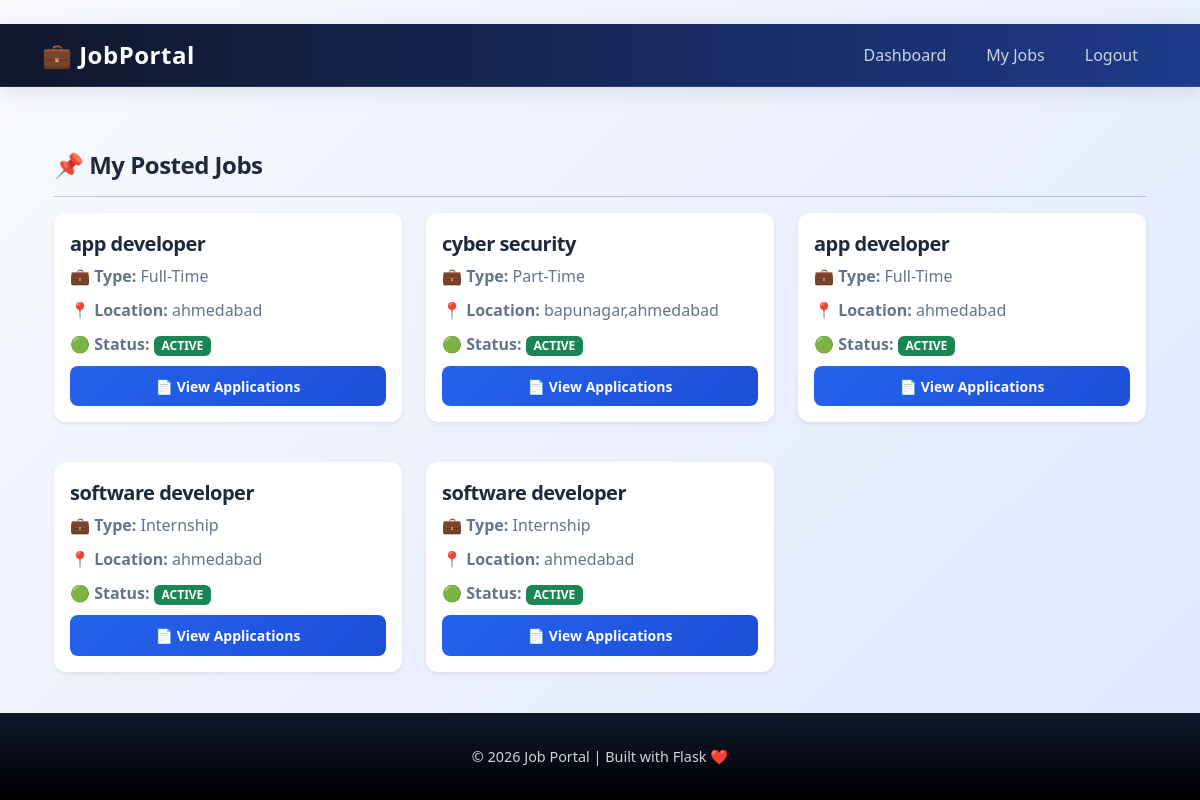
Page /company/company/my-jobs (signed in) on the committed database.
### app/models/job_post.py (models this page shows, shortened)
class Job(db.Model):
    __tablename__ = "jobs"
    id = db.Column(db.Integer, primary_key=True)
    company_id = db.Column(
        db.Integer,
        db.ForeignKey("companies.id", ondelete="CASCADE"),
        nullable=False
    )
    job_title = db.Column(db.String(150), nullable=False)
    job_type = db.Column(db.String(50), nullable=False)
    work_mode = db.Column(db.String(50), nullable=False)
    location = db.Column(db.String(100))
    experience = db.Column(db.String(50))
    education = db.Column(db.String(100))
    skills = db.Column(db.Text)
    description = db.Column(db.Text)
    salary = db.Column(db.String(50))
    openings = db.Column(db.Integer, default=1)
    selection_process = db.Column(db.Text)
    deadline = db.Column(db.Date)
    status = db.Column(
        db.String(20),
        default="ACTIVE",
        nullable=False
    )
    created_at = db.Column(
        db.DateTime,
        default=datetime.utcnow,
        nullable=False
    )
    company = db.relationship(
        "Company",
        backref=db.backref("jobs", lazy=True),
        passive_deletes=True
    )

### app/routes/company.py (the view)
@company_bp.route("/company/my-jobs")
def company_my_jobs():
    if "company_id" not in session:
        return redirect(url_for("company.company_login"))
    company_id = session["company_id"]
    jobs = Job.query.filter_by(company_id=company_id).order_by(Job.created_at.desc()).all()
    return render_template(
        "company/my_jobs.html",
        jobs=jobs
    )

### templates/company/my_jobs.html (shortened to what this page needs)
﻿{% extends "start/base.html" %}
{% block content %}
<div class="container mt-4">
    <h3>📌 My Posted Jobs</h3>
    <hr>
    <div class="row g-4">
        {% for job in jobs %}
        <div class="col-md-4 mb-3">
            <div class="card p-3 shadow-sm h-100">
                <h5>{{ job.job_title }}</h5>
                <p><strong>💼 Type:</strong> {{ job.job_type }}</p>
                <p><strong>📍 Location:</strong> {{ job.location }}</p>
                <p><strong>🟢 Status:</strong>
                    <span class="badge bg-success">{{ job.status }}</span>
                </p>
                <a href="{{ url_for('company.view_job_applications', job_id=job.id) }}"
                   class="btn btn-primary btn-sm mt-auto">
                    📄 View Applications
                </a>
            </div>
        </div>
        {% else %}
        <div class="col-12">
            <p class="text-center text-muted">📭 No jobs posted yet.</p>
        </div>
        {% endfor %}
    </div>
</div>
{% endblock %}

### static/css/mobile.css (style rules this page uses)
html, body { max-width: 100%; overflow-x: hidden; }

### templates/Start/base.html (style rules this page uses)
:root { --primary-color: #2563eb; --secondary-color: #7c3aed; --accent-color: #059669; --dark-bg: #0f172a; --light-bg: #f8fafc; --card-bg: #ffffff; --text-primary: #1e293b; --text-secondary: #64748b; --border-color: #e2e8f0; }
* { margin: 0; padding: 0; box-sizing: border-box; }
html { scroll-behavior: smooth; }
body { background: linear-gradient(135deg, #f8fafc 0%, #e0e7ff 100%); color: var(--text-primary); font-family: 'Segoe UI', Tahoma, Geneva, Verdana, sans-serif; font-weight: 500; min-height: 100vh; display: flex; flex-direction: column; }
.btn { font-weight: 600; border: none; border-radius: 8px; padding: 0.6rem 1.5rem; transition: all 0.3s ease; position: relative; overflow: hidden; }
.btn::before { content: ''; position: absolute; top: 50%; left: 50%; width: 0; height: 0; border-radius: 50%; background: rgba(255, 255, 255, 0.3); transform: translate(-50%, -50%); transition: width 0.6s, height 0.6s; }
.btn-primary { background: linear-gradient(135deg, var(--primary-color) 0%, #1d4ed8 100%); color: white; }
.card { border: none; border-radius: 12px; background: var(--card-bg); box-shadow: 0 4px 15px rgba(0, 0, 0, 0.08); transition: all 0.3s cubic-bezier(0.4, 0, 0.2, 1); animation: fadeInUp 0.6s ease-out; overflow: hidden; }
.card::before { content: ''; position: absolute; top: 0; left: 0; width: 100%; height: 3px; background: linear-gradient(90deg, var(--primary-color), var(--secondary-color)); }
h1, h2, h3, h4, h5, h6 { color: var(--text-primary); font-weight: 700; letter-spacing: -0.5px; }
h3 { font-size: 1.5rem; margin-bottom: 1rem; animation: fadeInDown 0.6s ease-out 0.2s both; }
a { color: var(--primary-color); text-decoration: none; transition: all 0.3s ease; }
.container { animation: fadeInUp 0.6s ease-out 0.2s both; }

### templates/company/my_jobs.html (style rules this page uses)
h3 { color: var(--text-primary); font-weight: 700; letter-spacing: -0.5px; animation: slideInLeft 0.6s ease-out; }
.card { border-top: 3px solid transparent; position: relative; overflow: hidden; animation: fadeInUp 0.6s ease-out; }
.card::before { content: ''; position: absolute; top: 0; left: 0; width: 100%; height: 3px; background: linear-gradient(90deg, #2563eb, #7c3aed); transform: scaleX(0); transform-origin: left; transition: transform 0.3s ease; }
.card h5 { color: var(--text-primary); font-weight: 700; }
.card p { color: var(--text-secondary); margin-bottom: 10px; }
.card:nth-child(odd) { animation-delay: 0.1s; }

### rows in the picture
Job: job_title "app developer", job_type "Full-Time", location "ahmedabad", status "ACTIVE"
Job: job_title "cyber security", job_type "Part-Time", location "bapunagar,ahmedabad", status "ACTIVE"
Job: job_title "app developer", job_type "Full-Time", location "ahmedabad", status "ACTIVE"
Job: job_title "software developer", job_type "Internship", location "ahmedabad", status "ACTIVE"
Job: job_title "software developer", job_type "Internship", location "ahmedabad", status "ACTIVE"

### other values in the picture
{{ 2026 }} "2026"
